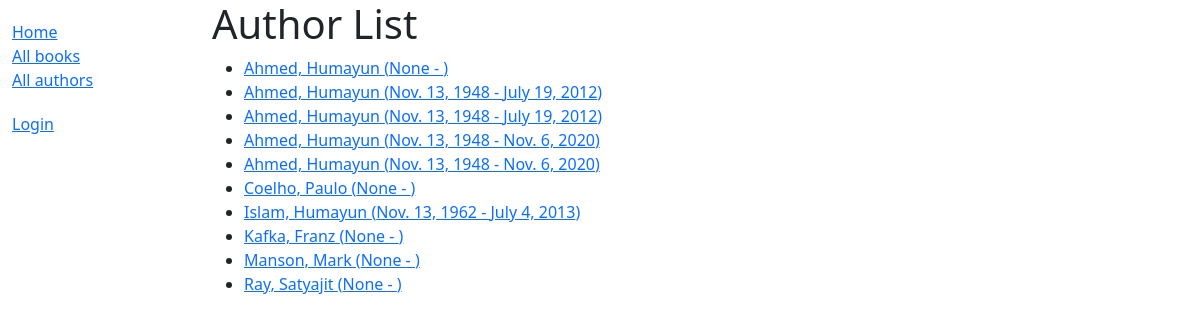
Page /catalog/authors/ on the earlier database version.
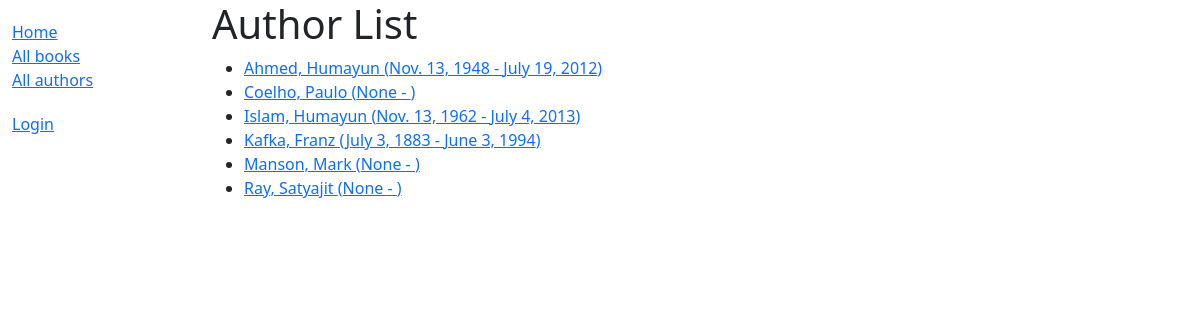
Same page on the later database version.
### catalog/models.py (models this page shows)
class Author(models.Model):
    first_name = models.CharField(max_length=100)
    last_name = models.CharField(max_length=100)
    date_of_birth = models.DateField(null=True, blank=True)
    date_of_death = models.DateField('died', null=True, blank=True)
    class Meta:
        ordering = ['last_name', 'first_name']
    def get_absolute_url(self):
        return reverse('author-detail', args=[str(self.id)])
    def __str__(self):
        return '{0}, {1}'.format(self.last_name, self.first_name)

### catalog/views.py (the view)
# urls.py: path('authors/', views.AuthorListView.as_view(), name='authors'),
class AuthorListView(generic.ListView):
    model = Author
    paginate_by = 10

### catalog/templates/catalog/author_list.html
{% extends "base_generic.html" %}
{% block content %}
<h1>Author List</h1>
{% if author_list %}
<ul>
    {% for author in author_list %}
    <li>
        <a href="{{ author.get_absolute_url }}">
            {{ author }} ({{author.date_of_birth}} - {% if author.date_of_death %}{{author.date_of_death}}{% endif %})
        </a>
    </li>
    {% endfor %}
</ul>
{% else %}
<p>There are no authors available.</p>
{% endif %}
{% endblock %}

### catalog/templates/base_generic.html (shortened to what this page needs)
<!DOCTYPE html>
<html lang="en">
<head>
  <link href="https://cdn.jsdelivr.net/npm/bootstrap@5.0.0-beta3/dist/css/bootstrap.min.css" rel="stylesheet"
>
  {% load static %}
  <link rel="stylesheet" href="{% static 'css/styles.css' %}">
</head>
<body>
  <div class="container-fluid">
    <div class="row">
      <div class="col-sm-2">
        {% block sidebar %}
        <ul class="sidebar-nav">
          <li><a href="{% url 'index' %}">Home</a></li>
          <li><a href="{% url 'books' %}">All books</a></li>
          <li><a href="{% url 'authors' %}">All authors</a></li>
        </ul>
        <ul class="sidebar-nav">
          {% if user.is_authenticated %}
          <li>User: <em> {{ user.get_username }} </em></li>
          <li><a href="{% url 'my-borrowed' %}">My Borrowed</a></li>
          <li><a href="{% url 'logout'%}?next={{request.path}}">Logout</a></li>
          {% else %}
          <li><a href="{% url 'login'%}?next={{request.path}}">Login</a></li>
          {% endif %}
        </ul>
        {% endblock %}
      </div>
      <div class="col-sm-10 ">
        {% block content %}{% endblock %}
      </div>
    </div>
  </div>
</body>
</html>

### catalog/static/css/styles.css (style rules this page uses)
.sidebar-nav { margin-top: 20px; padding: 0; list-style: none; }

Differences in the rows shown:
removed Author: last_name+first_name "Ahmed, Humayun", date_of_birth "None"
removed Author: last_name+first_name "Ahmed, Humayun", date_of_birth "Nov. 13, 1948", date_of_death "July 19, 2012"
removed Author: last_name+first_name "Ahmed, Humayun", date_of_birth "Nov. 13, 1948", date_of_death "Nov. 6, 2020"
removed Author: last_name+first_name "Ahmed, Humayun", date_of_birth "Nov. 13, 1948", date_of_death "Nov. 6, 2020"
changed Author "Kafka, Franz": date_of_birth "None" → "July 3, 1883"; date_of_death (not shown) → "June 3, 1994"
